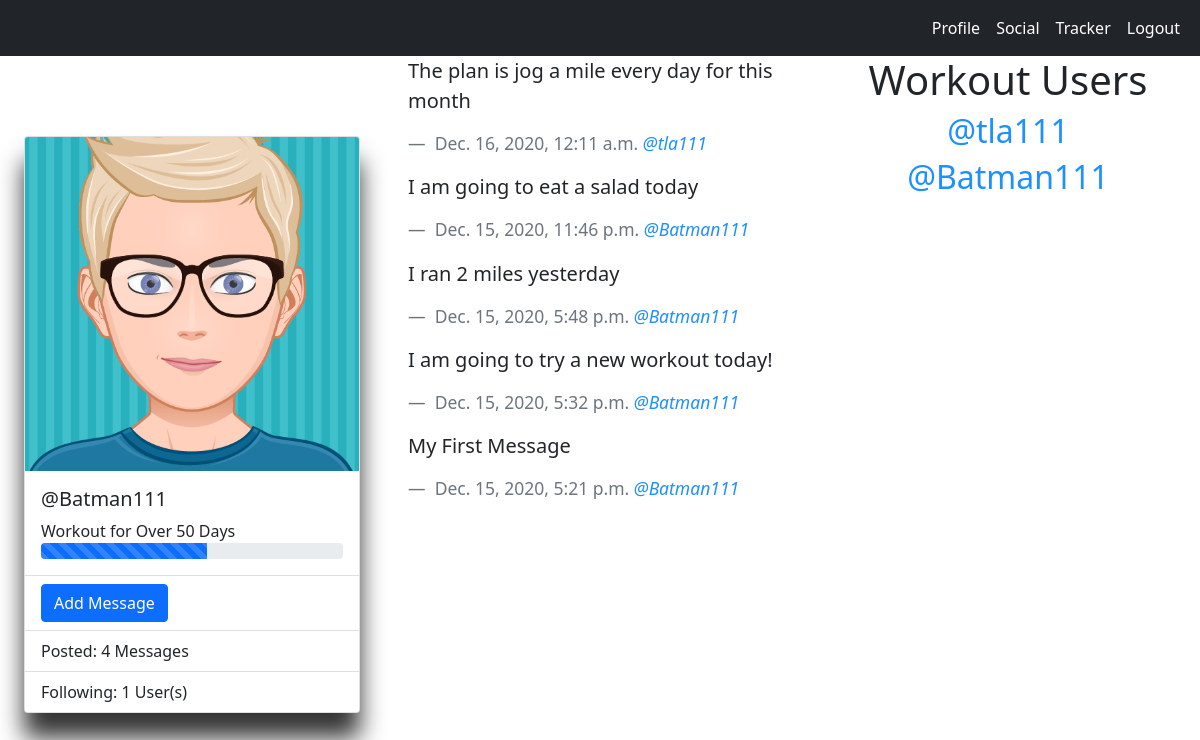
Page /social/ (signed in) on the earlier database version.
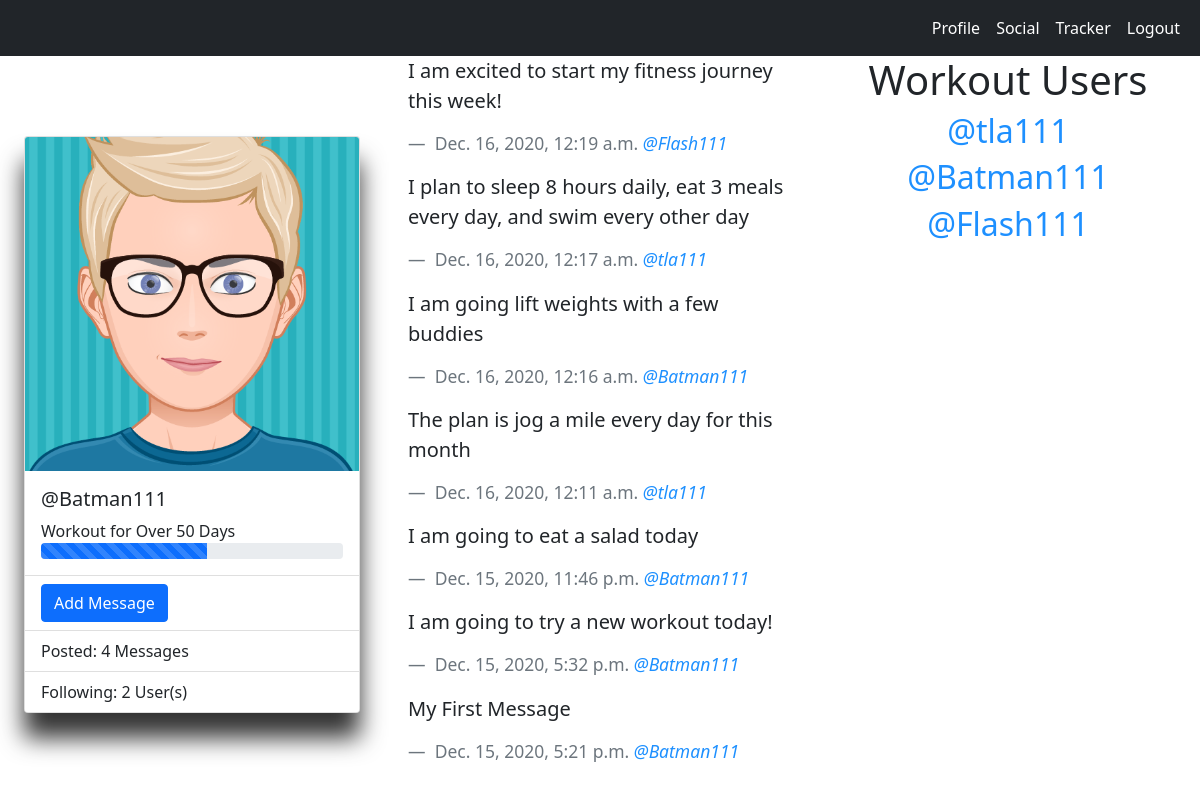
Same page on the later database version.
### workoutuser/models.py (models this page shows)
class WorkoutUser(AbstractUser):
    FITNESS = (
        ('Beginner', 'Beginner'),
        ('Intermediate', 'Intermediate'),
        ('Advanced', 'Advanced'),
    )
    display_name = models.CharField(
        max_length=200, blank=True, null=True, default=None)
    age = models.CharField(max_length=2, blank=True, null=True, default=None)
    height = models.CharField(
        max_length=2, blank=True, null=True, default=None)
    weight = models.CharField(
        max_length=3, blank=True, null=True, default=None)
    fitness_level = models.CharField(
        max_length=200, choices=FITNESS, blank=True, null=True, default=None)
    goal_one = models.CharField(max_length=200)
    goal_two = models.CharField(max_length=200)
    goal_three = models.CharField(max_length=200)
    goal_four = models.CharField(max_length=200)
    goal_five = models.CharField(max_length=200)
    follow = models.ManyToManyField('self', symmetrical=False, blank=True)
    def __str__(self):
        return f"{self.username}"

### social/models.py (models this page shows, shortened)
class Message(models.Model):
    author = models.ForeignKey(WorkoutUser, on_delete=models.CASCADE)
    post = models.CharField(max_length=150)
    time_published = models.DateTimeField(default=timezone.now)

### social/views.py (the view)
# urls.py: path('social/', social_dashboard_view, name='social'),
@login_required()
def social_dashboard_view(request):
    workout_user = WorkoutUser.objects.get(username=request.user)
    workout_users = WorkoutUser.objects.all()
    messages = Message.objects.filter(
        author=request.user)
    messages_count = Message.objects.filter(author=request.user).all().count()
    followers = workout_user.follow.all()
    follow_count = workout_user.follow.all().count()
    for f in followers:
        following_messages = Message.objects.filter(author=f)
        messages = messages | following_messages
    messages = messages.order_by('-time_published')
    return render(request, 'social.html', {
        'messages': messages,
        'messages_count': messages_count,
        'workout_users': workout_users,
        'follow_count': follow_count
    })

### templates/social.html (shortened to what this page needs)
{% load static %}
<!DOCTYPE html>
<html lang="en">
  <head>
    <link
      href="https://cdn.jsdelivr.net/npm/bootstrap@5.0.0-beta1/dist/css/bootstrap.min.css"
      rel="stylesheet"
    />
    <link rel="stylesheet" href="{% static 'social.css' %}" />
  </head>
  <body>
    {% include "navigation.html" %}
    <div class='container_fluid'>
      <div class='row'>
        <div class='col box box1'>
          <div class="card" style="width: 21rem;">
            <img class="card-img-top" src="{% static 'images/AvatarCharacter.png' %}" alt="Hi!" />
            <div class="card-body">
              <h5 class="card-title">@{{user.username}}</h5>
                Workout for Over 50 Days
             <div class="progress">
              <div class="progress-bar progress-bar-striped progress-bar-animated" role="progressbar" aria-valuenow="75" aria-valuemin="0" aria-valuemax="100" style="width: 55%;"></div>
            </div>
            </div>
            <ul class="list-group list-group-flush">
              <li class="list-group-item">
                <button class='btn btn-primary'>
                  <a href='/addmessage/'>Add Message</a>
                </button>
              </li>
              <li class="list-group-item">Posted: {{messages_count}} Messages </li>
              <li class="list-group-item">Following: {{follow_count}} User(s)</li>
            </ul>
          </div>
        </div>
        <div class='col box box2'>
            {% for message in messages %}
            <blockquote class="blockquote">
              <p class="mb-0">{{message.post}}</p>
              <br>
              <footer class="blockquote-footer">
                {{message.time_published}}
                <cite title="Source Title">
                  <a href='/authordetail/{{message.author.id}}'>@{{message.author}}</a>
                </cite>
              </footer>
            </blockquote>
            {% endfor %}
        </div>
        <div class='col box box3'>
          <h1>Workout Users</h1>
          {% for user in workout_users %}
            <a href='/authordetail/{{user.id}}'>
              <h2>@{{user.username}}</h2>
            </a>
          {% endfor %}
        </div>
      </div>
    </div>
  </body>
</html>

### templates/navigation.html (shortened to what this page needs)
{% load static %}
<!DOCTYPE html>
<html lang="en">
  <head>
    <link
      href="https://cdn.jsdelivr.net/npm/bootstrap@5.0.0-beta1/dist/css/bootstrap.min.css"
      rel="stylesheet"
    />
    <link rel="stylesheet" href="{% static 'nav.css' %}" />
  </head>
  <body>
    <nav class="navbar navbar-expand-lg navbar-dark bg-dark">
      <div class="container-fluid" >
        <div class="collapse navbar-collapse justify-content-end" id="navbarNav">
          <ul class="navbar-nav">
            <li class="nav-item">
              <a class="nav-link" aria-current="page" href="/profile/">Profile</a>
            </li>
            <li class="nav-item">
              <a class="nav-link" href="/social/">Social</a>
            </li>
            <li class="nav-item">
              <a class="nav-link" href="/tracker_dashboard/">Tracker</a>
            </li>
            <li class="nav-item">
              <a class="nav-link" href="/">Logout</a>
            </li>
          </ul>
        </div>
      </div>
    </nav>
  </body>
</html>

### assets/social.css (style rules this page uses)
.box { height: 92vh; }
.box1 { display: flex; flex-direction: column; justify-content: center; align-items: center; }
.box2 { border-bottom: none; display: flex; flex-direction: column; }
.box3 { display: flex; flex-direction: column; align-items: center; }
button a:link, button a:visited { color: white; text-decoration: none; }
a:link, a:visited { color: dodgerblue; text-decoration: none; }
.card { box-shadow: 0 25px 25px rgba(0, 0, 0, 0.8); }

### assets/nav.css (style rules this page uses)
.nav-link { color: white !important; }

Differences in the rows shown:
removed Message: post "I ran 2 miles yesterday", time_published "Dec. 15, 2020, 5:48 p.m.", author "Batman111"
added Message: post "I am excited to start my fitness journey this week!", time_published "Dec. 16, 2020, 12:19 a.m.", author "Flash111"
added Message: post "I plan to sleep 8 hours daily, eat 3 meals every day, and swim every other day", time_published "Dec. 16, 2020, 12:17 a.m.", author "tla111"
added Message: post "I am going lift weights with a few buddies", time_published "Dec. 16, 2020, 12:16 a.m.", author "Batman111"
added WorkoutUser: username "Flash111"
Other differences:
{{ follow_count }}: "1" → "2"
